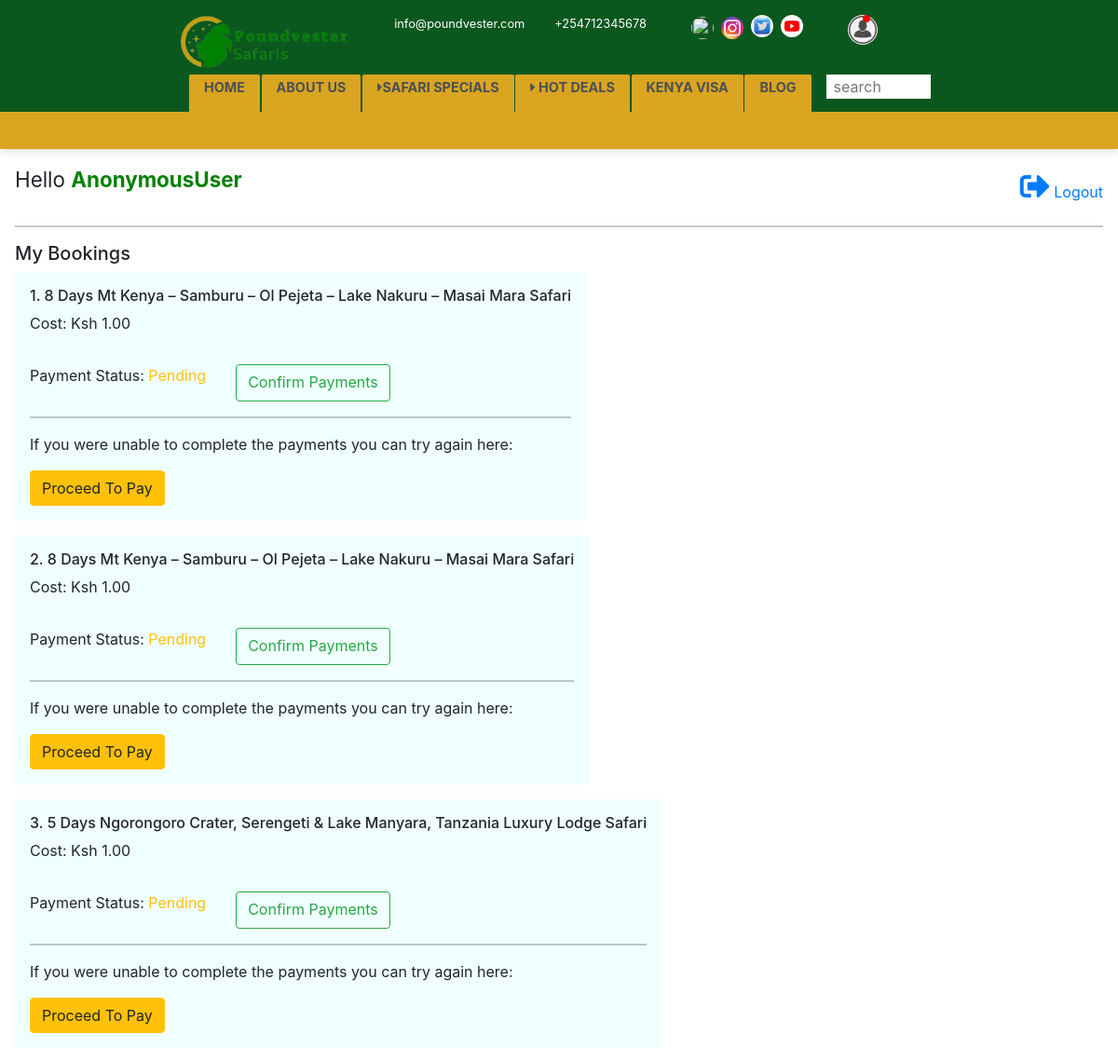
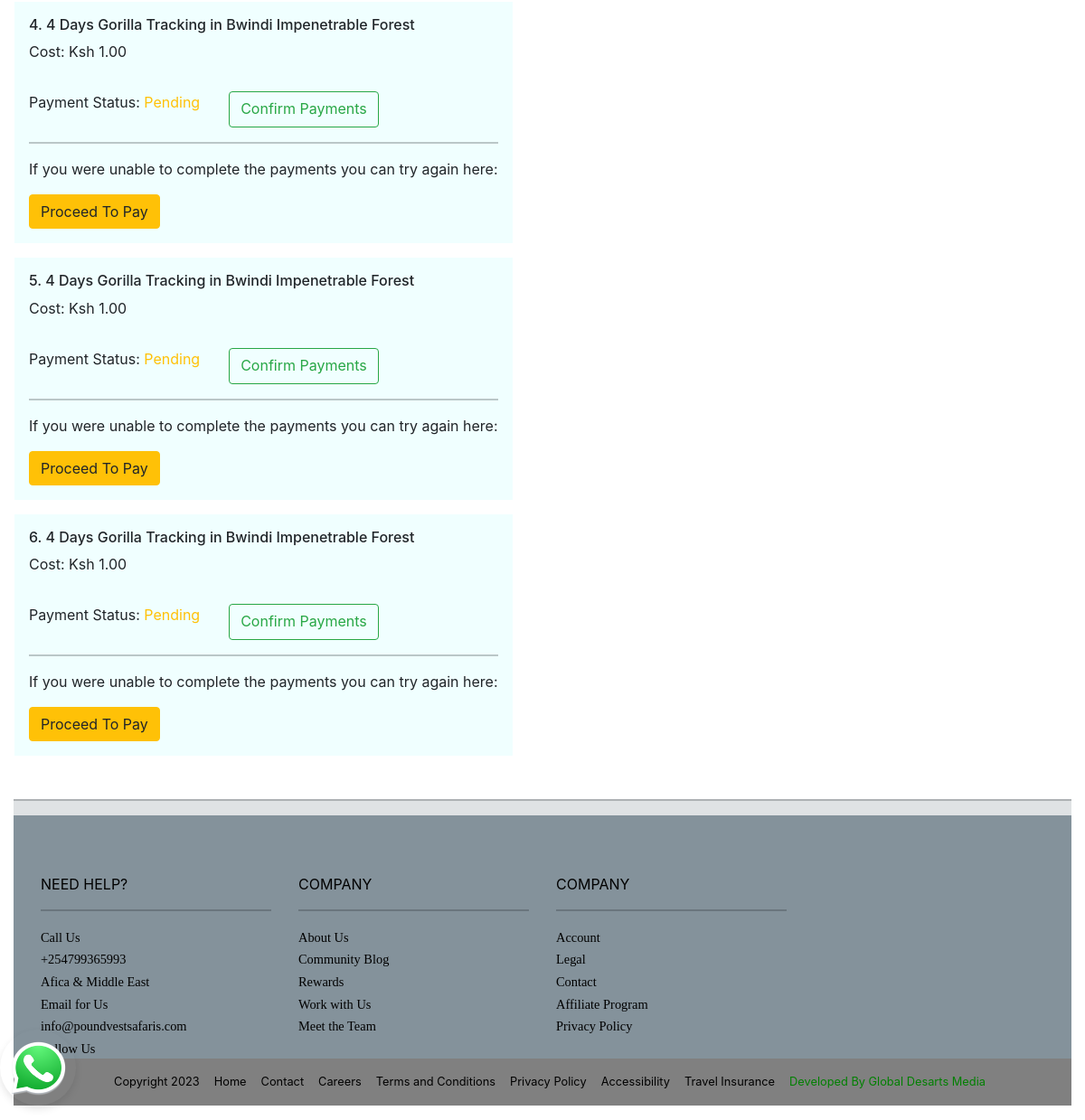
/profile/, run on the app's committed database (2 pictures, top to bottom).
### base/models.py (models this page shows, shortened)
class  BoookingPayments(models.Model):
	tour = models.ForeignKey(TourCategory,on_delete=models.DO_NOTHING,null=True,blank=True)
	user=models.ForeignKey(User,on_delete=models.DO_NOTHING,blank=True,null=True)
	amount = models.DecimalField(max_digits=10,decimal_places=2,null=True,blank=True)
	date=models.DateTimeField(auto_now_add=True)
	reference = models.CharField(max_length=10,null=True,blank=True)
	payment_method=models.CharField(max_length=100,null=True,blank=True)
	confirmation_code = models.CharField(max_length=100,null=True,blank=True)
	payment_status_description=models.CharField(max_length=100,null=True,blank=True)
	payment_account = models.CharField(max_length=50,null=True,blank=True)
	merchant_reference=models.CharField(max_length=100,null=True,blank=True)
	currency=models.CharField(max_length=100,null=True,blank=True)
	order_tracking_id=models.CharField(max_length=100,null=True,blank=True)
	create_date=models.DateTimeField(null=True,blank=True)
	message=models.CharField(max_length=100,blank=True,null=True)
	status_code=models.CharField(max_length=20,blank=True,null=True)
	payment_status_code = models.CharField(max_length=20,null=True,blank=True)
	status = models.CharField(max_length=20,null=True,blank=True)

class TourCategory(models.Model):
    name=models.CharField(max_length=100)
    duration=models.CharField(max_length=100)
    cost=models.CharField(max_length=100)
    description=models.TextField()
    inclusives=models.TextField(blank=True,null=True)
    exclusives=models.TextField(blank=True,null=True)
    tour_location=models.CharField(max_length=100,null=True,blank=True)
    destination=models.CharField(max_length=100,null=True,blank=True)
    country=models.ForeignKey(CountrySafari,on_delete=models.DO_NOTHING,blank=True,null=True)
    image=models.ImageField(upload_to="tour_images",blank=True,null=True)
    highlights=models.TextField(blank=True,null=True)
    groupSize=models.CharField(max_length=100,blank=True,null=True)
    languages=models.CharField(max_length=50,default="English")

### base/views.py (the view)
# urls.py: path('profile/',views.profile,name="profile"),
def profile(request):
    user=request.user
    bookings = models.BoookingPayments.objects.all()
    print(bookings.count(  ))
    context={
        "bookings":bookings
    }
    return render(request,"base/profile.html",context)

### base/templates/base/profile.html (shortened to what this page needs)
{% extends "base/base.html" %}
{% load static %}
{% block content %}
  <div class="profile">
    <div style="display: flex; justify-content: space-between; align-items: center;">
        <p class="username">Hello <span>{{request.user}}</span></p>
        <a href="{% url 'logout'%}"> <i class="fas fa-sign-out-alt  fa-2x  "></i> Logout</a>
    </div>
    <hr>
    <h5>My Bookings</h5>
    {% if bookings %}
      {% for booking in bookings %}
      <div class="booking-item">
        <h6>{{forloop.counter}}. <span>{{booking.tour.name}}</span></h6>
        <p class="cost">Cost: Ksh {{booking.amount}}</p>
        <div class="confirm">
          <p>Payment Status:
            <span class="text-warning">
            {% if booking.payment_status_description %}
            {{booking.payment_status_description}}
            {% else %}
            Pending
            {% endif %}
          </span>
          </p>
          <a href="{% url 'transactionStatus' order_tracking_id=booking.order_tracking_id %}" class="btn btn-outline-success">Confirm Payments</a>
        </div>
        <hr>
        <p>If you were unable to complete the payments you can try again here:</p>
        <a href="{% if request.user.is_authenticated %}{% url 'submitOrder' booking_id=booking.tour%}{%else %}{% url 'login'  %}{% endif %}"
        class="btn btn-warning">Proceed To Pay</a>
      </div>
      {% endfor%}
    {% else %}
      <h6 class="mt-4 text-warning">No Bookings Made</h6>
    {% endif %}
  </div>
{% endblock %}

### base/static/styles/index.css (style rules this page uses)
:root { --main-color: rgb(11, 88, 30); --text-header: goldenrod; --accent-color: #d1d7db; }
body { width: 100vw; }
body { transition: 1s ease-in; }
a { text-decoration: none !important; color: inherit; }

### base/static/styles/media.css (style rules this page uses)
:root { --main-color: rgb(11, 88, 30); --text-header: goldenrod; --accent-color: #d1d7db; }

### base/static/styles/profile.css (style rules this page uses)
.profile { padding: 1rem; }
.username { text-align: right; font-size: 1.4rem; }
.username span { color: green; font-weight: bold; }
.booking-item { background-color: azure; padding: 1rem; width: max-content; margin-bottom: 1rem; }
.confirm { margin-top: 2rem; display: flex; gap: 2rem; }

### data on the page
BoookingPayments: tour.name "8 Days Mt Kenya – Samburu – Ol Pejeta – Lake Nakuru – Masai Mara Safari", amount "1.00", shows "Pending"
BoookingPayments: tour.name "8 Days Mt Kenya – Samburu – Ol Pejeta – Lake Nakuru – Masai Mara Safari", amount "1.00", shows "Pending"
BoookingPayments: tour.name "5 Days Ngorongoro Crater, Serengeti & Lake Manyara, Tanzania Luxury Lodge Safari", amount "1.00", shows "Pending"
BoookingPayments: tour.name "4 Days Gorilla Tracking in Bwindi Impenetrable Forest", amount "1.00", shows "Pending"
BoookingPayments: tour.name "4 Days Gorilla Tracking in Bwindi Impenetrable Forest", amount "1.00", shows "Pending"
BoookingPayments: tour.name "4 Days Gorilla Tracking in Bwindi Impenetrable Forest", amount "1.00", shows "Pending"

### other printed values
{{ request.user }} "AnonymousUser"
